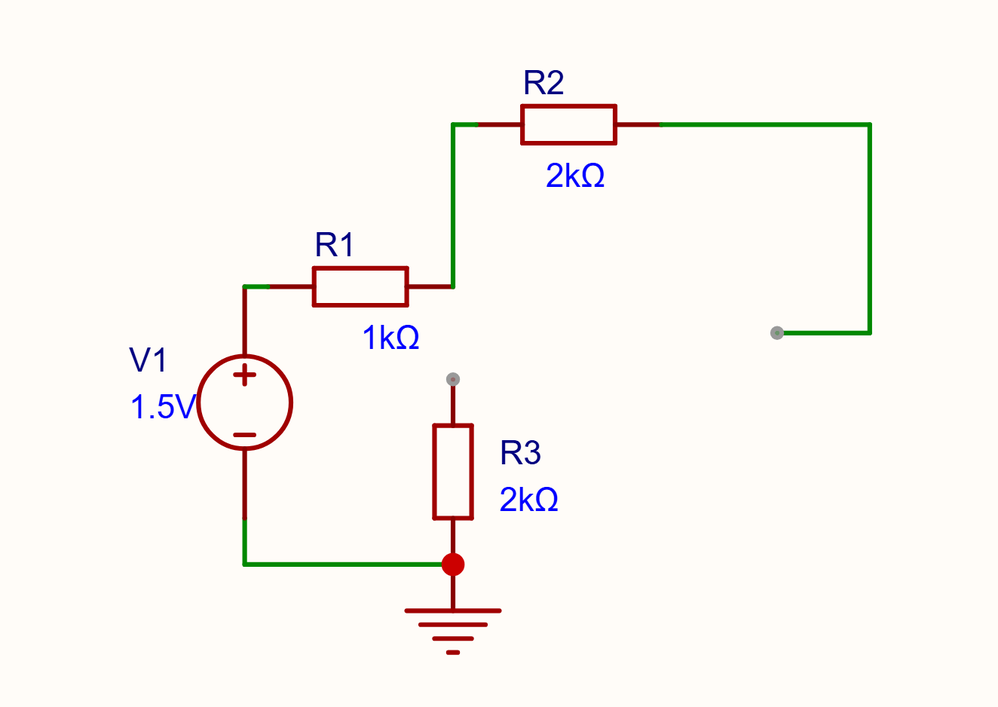
#> input picture 屏幕截图 2026-05-29 194957.png, 998 x 707 px, shrunk from 1324 x 938 before the run
$ python -i wire_detection.py   (imports and definitions only)
#> lines starting #> are read from the running program, lines starting #| are printed output that depends on the picture; after the words box and inside, x2 and y2 are one past the last pixel; in counts of white or black regions, pixels touching at a corner belong together
#> further down, picture is the input picture: shape (707, 998, 3); mean B, G, R 243.2, 247.1, 251
"""Wire extraction and pin-to-net inference for EDA screenshots."""
from __future__ import annotations

from dataclasses import dataclass, field
from typing import Any

import cv2
import numpy as np

from voltsnap.models import ComponentInfo, PinInfo


@dataclass
class WireTopology:
    """Detected electrical topology from visible wires."""

    pin_to_net: dict[str, int] = field(default_factory=dict)
    net_pins: dict[int, list[str]] = field(default_factory=dict)
    connections: list[dict] = field(default_factory=list)
    wire_pixel_count: int = 0


# [81 lines left out: function detect_wire_topology, not called in this run]


def extract_wire_mask(image: np.ndarray) -> np.ndarray:
    """Return a binary mask of likely schematic wires."""
    if image.ndim == 2:
        bgr = cv2.cvtColor(image, cv2.COLOR_GRAY2BGR)
    else:
        bgr = image

    hsv = cv2.cvtColor(bgr, cv2.COLOR_BGR2HSV)
#> hsv: shape (707, 998, 3); mean H, S, V 17.7, 12.3, 252.7
    green_mask = cv2.inRange(
        hsv,
        np.array([35, 35, 35], dtype=np.uint8),
        np.array([95, 255, 255], dtype=np.uint8),
    )
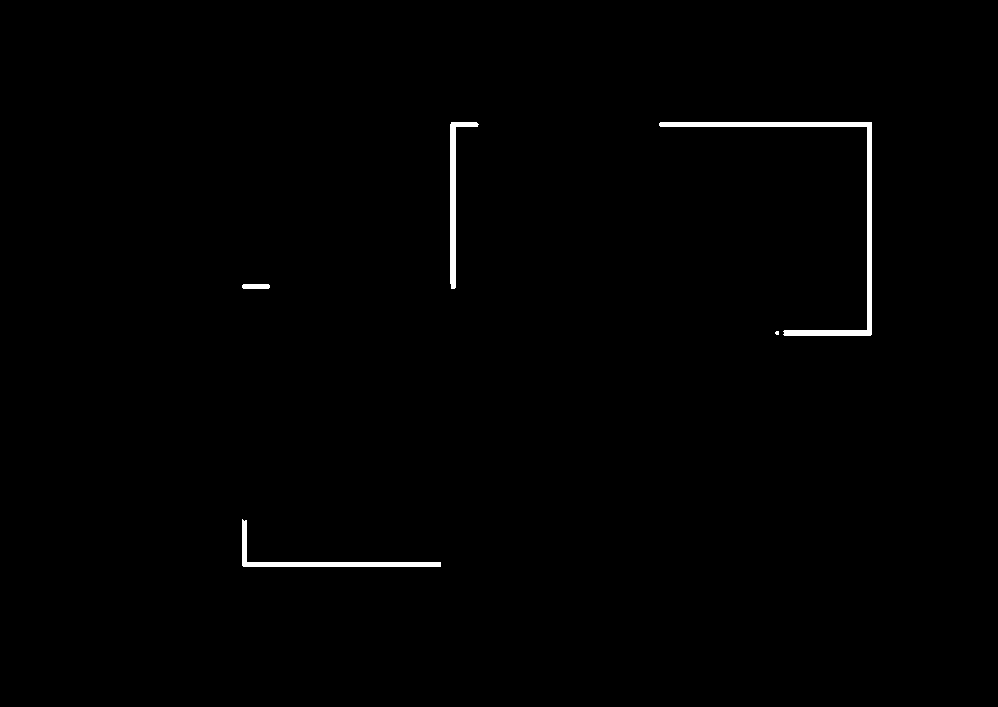
#> green_mask: shape (707, 998); 0.72% white; 5 white regions (1 under 20 px), largest, box (x1, y1, x2, y2) and area: (659, 122, 872, 336) 2607, (242, 519, 441, 567) 1204, (450, 122, 479, 289) 1104, (242, 284, 270, 289) 136
    green_lines = _extract_orthogonal_lines(green_mask)
    if int(np.count_nonzero(green_lines)) >= 20:
        return green_lines

    gray = cv2.cvtColor(bgr, cv2.COLOR_BGR2GRAY)
    sat = hsv[:, :, 1]
    dark_mask = cv2.inRange(gray, 0, 120)
    low_sat = cv2.inRange(sat, 0, 140)
    dark_mask = cv2.bitwise_and(dark_mask, low_sat)
    return _extract_orthogonal_lines(dark_mask)


def _extract_orthogonal_lines(mask: np.ndarray) -> np.ndarray:
    mask = np.where(mask > 0, 255, 0).astype(np.uint8)
    if mask.size == 0:
        return mask

    h, w = mask.shape[:2]
#> h = 707; w = 998
    kernel_len = max(9, min(h, w) // 80)
#> kernel_len = 9
    horizontal_kernel = cv2.getStructuringElement(cv2.MORPH_RECT, (kernel_len, 1))
    vertical_kernel = cv2.getStructuringElement(cv2.MORPH_RECT, (1, kernel_len))
#> vertical_kernel = [1, 1, 1, 1, 1, 1, 1, 1, 1]

    horizontal = cv2.morphologyEx(mask, cv2.MORPH_OPEN, horizontal_kernel)
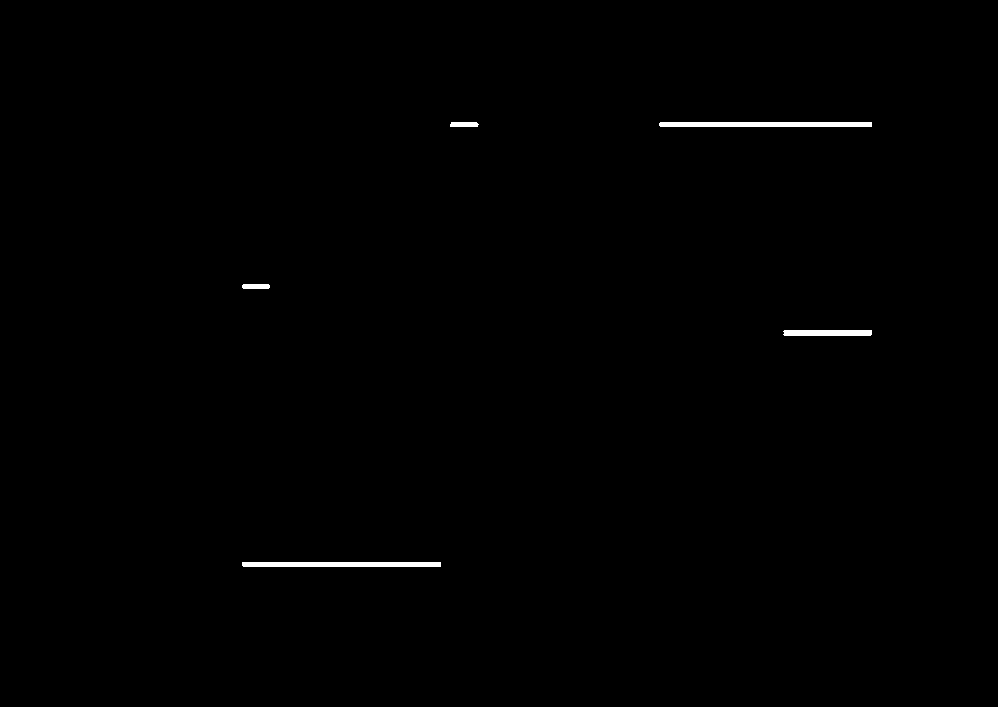
#> horizontal: shape (707, 998); 0.41% white; 5 white regions, box (x1, y1, x2, y2) and area: (659, 122, 872, 127) 1063, (242, 562, 441, 567) 994, (783, 330, 872, 336) 529, (450, 122, 479, 127) 138, (242, 284, 270, 289) 136
    vertical = cv2.morphologyEx(mask, cv2.MORPH_OPEN, vertical_kernel)
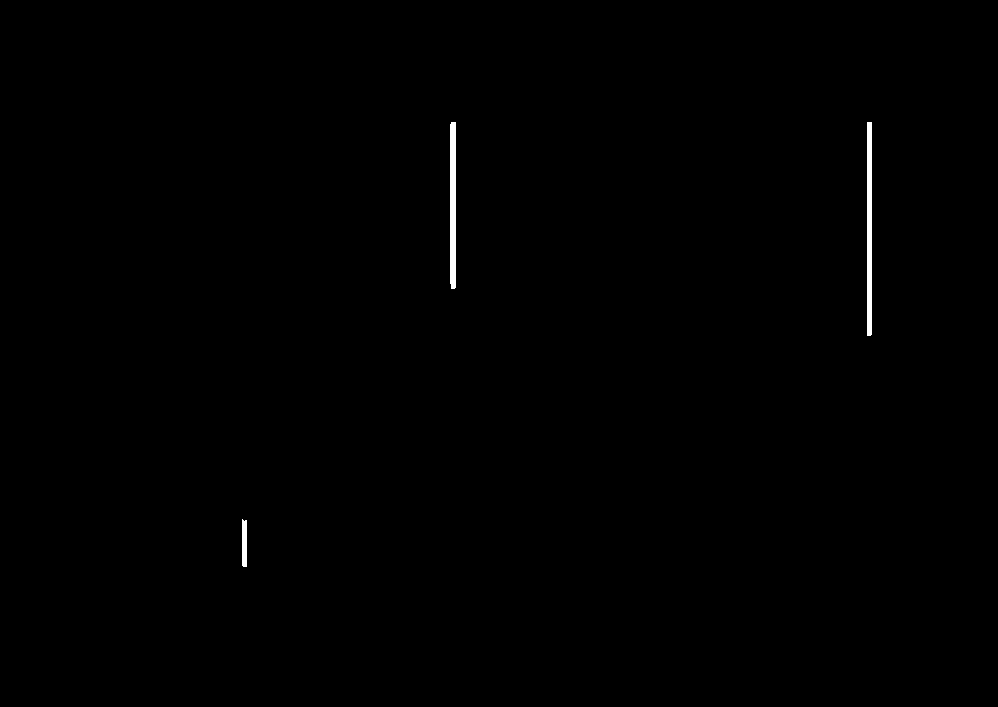
#> vertical: shape (707, 998); 0.33% white; 3 white regions, box (x1, y1, x2, y2) and area: (867, 122, 872, 336) 1069, (450, 122, 456, 289) 994, (242, 519, 247, 567) 234
    lines = cv2.bitwise_or(horizontal, vertical)
    lines = cv2.morphologyEx(lines, cv2.MORPH_CLOSE, np.ones((3, 3), np.uint8))
#> lines: shape (707, 998); 0.72% white; 4 white regions, box (x1, y1, x2, y2) and area: (659, 122, 872, 336) 2609, (242, 519, 441, 567) 1205, (450, 122, 479, 289) 1104, (242, 284, 270, 289) 136
    lines = cv2.dilate(lines, np.ones((3, 3), np.uint8), iterations=1)
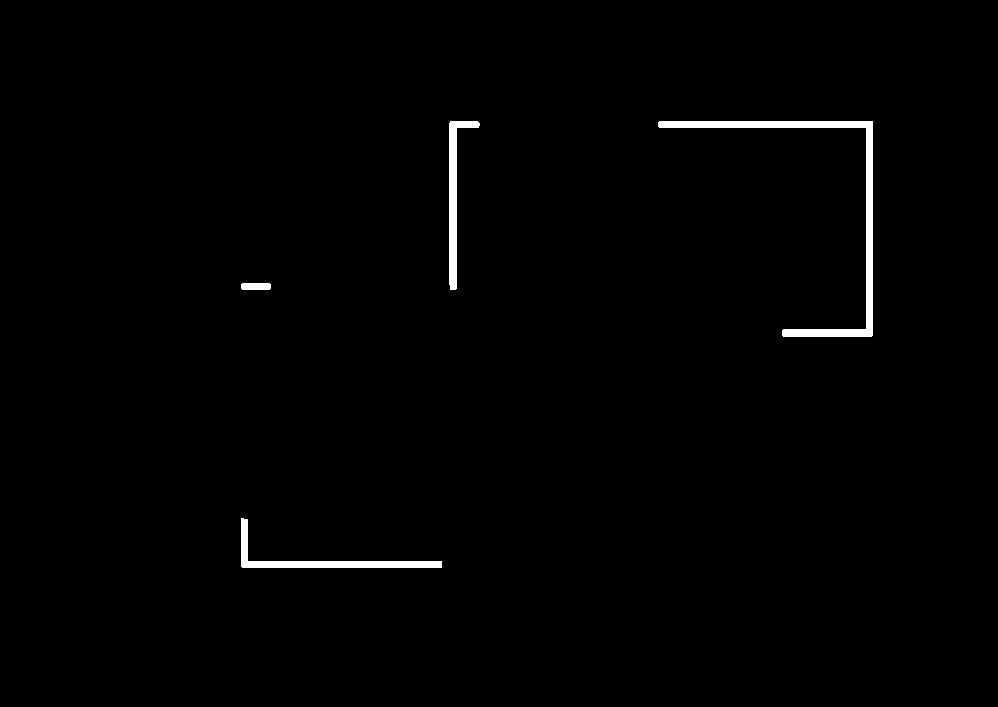
#> lines: shape (707, 998); 1% white; 4 white regions, box (x1, y1, x2, y2) and area: (658, 121, 873, 337) 3635, (241, 518, 442, 568) 1703, (449, 121, 480, 290) 1500, (241, 283, 271, 290) 206
    return lines


# [187 lines left out: functions _valid_wire_labels, _nearest_wire_label, _wire_labels_near_bbox, _connections_from_nets, _make_connection, _pin_side and 4 more, not called in this run]

>>> import cv2
>>> picture = cv2.imread('../../屏幕截图 2026-05-29 194957.png')
>>> result = extract_wire_mask(picture)
